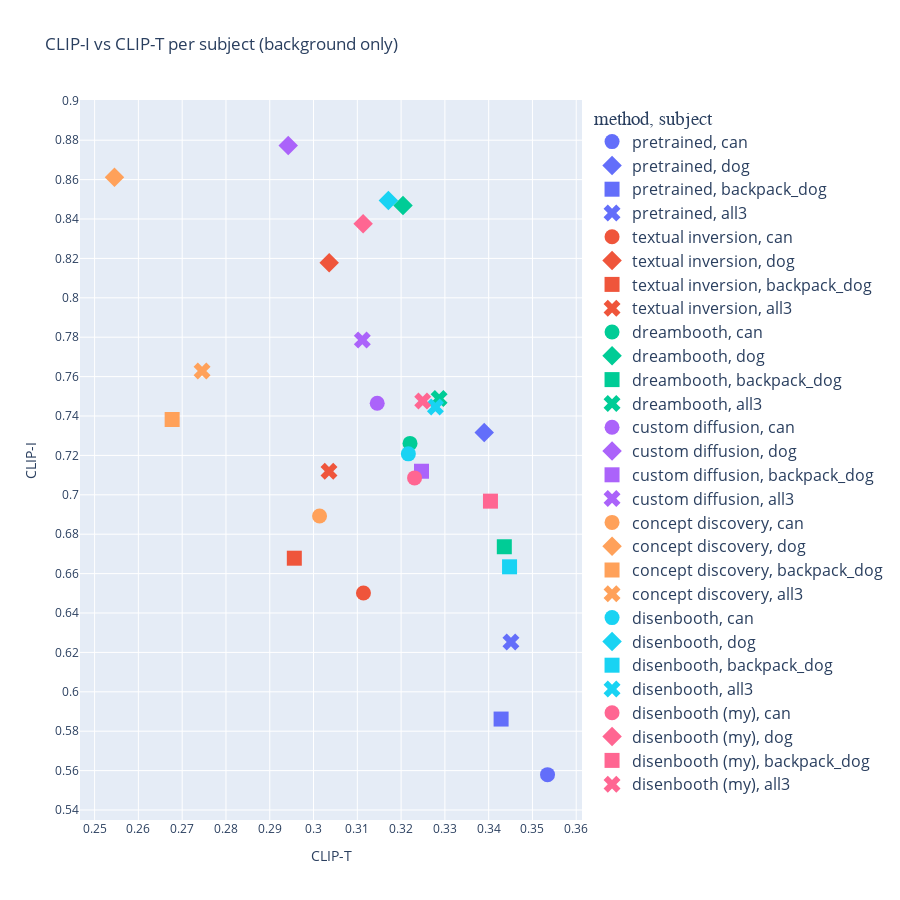

The cell this chart's notebook holds for it:
### Code cell
import plotly.express as px
import plotly.io as pio
from matplotlib import pyplot as plt
from matplotlib.pyplot import figure

figure(figsize=(4, 4), dpi=80)

dfc = df2[df2['name'] != 'real images']
fig = px.scatter(dfc, color='name', y='CLIP-I', x='CLIP-T', symbol='subject', title="CLIP-I vs CLIP-T per subject" + title_suffix,
                 labels={
                     "CLIP-I": "CLIP-I",
                     "CLIP-T": "CLIP-T",
                     "name": "method"
                 }, 
#                 error_y='error CLIP-I', 
#                 error_x='error CLIP-T',
                    width=900, height=900
)
fig.update_layout(showlegend=True, legend=dict(
    title_font_family='Courier New',
    font=dict(
        size=16
    )
))
fig.update_traces(marker=dict(size=15))

fig.update_yaxes(nticks=20)
fig.update_xaxes(nticks=20)

fig.show()

### Figure 1 — Plotly figure (JSON) as saved in the notebook; plotly's stock layout.template omitted (floating-point values rounded to 4 significant figures)
{"data": [{"hovertemplate": "method=pretrained<br>subject=can<br>CLIP-T=%{x}<br>CLIP-I=%{y}<extra></extra>", "legendgroup": "pretrained, can", "marker": {"color": "#636efa", "size": 15, "symbol": "circle"}, "mode": "markers", "name": "pretrained, can", "orientation": "v", "showlegend": true, "type": "scatter", "x": [0.3534], "xaxis": "x", "y": [0.558], "yaxis": "y"}, {"hovertemplate": "method=pretrained<br>subject=dog<br>CLIP-T=%{x}<br>CLIP-I=%{y}<extra></extra>", "legendgroup": "pretrained, dog", "marker": {"color": "#636efa", "size": 15, "symbol": "diamond"}, "mode": "markers", "name": "pretrained, dog", "orientation": "v", "showlegend": true, "type": "scatter", "x": [0.339], "xaxis": "x", "y": [0.7317], "yaxis": "y"}, {"hovertemplate": "method=pretrained<br>subject=backpack_dog<br>CLIP-T=%{x}<br>CLIP-I=%{y}<extra></extra>", "legendgroup": "pretrained, backpack_dog", "marker": {"color": "#636efa", "size": 15, "symbol": "square"}, "mode": "markers", "name": "pretrained, backpack_dog", "orientation": "v", "showlegend": true, "type": "scatter", "x": [0.3428], "xaxis": "x", "y": [0.5862], "yaxis": "y"}, {"hovertemplate": "method=pretrained<br>subject=all3<br>CLIP-T=%{x}<br>CLIP-I=%{y}<extra></extra>", "legendgroup": "pretrained, all3", "marker": {"color": "#636efa", "size": 15, "symbol": "x"}, "mode": "markers", "name": "pretrained, all3", "orientation": "v", "showlegend": true, "type": "scatter", "x": [0.3451], "xaxis": "x", "y": [0.6253], "yaxis": "y"}, {"hovertemplate": "method=textual inversion<br>subject=can<br>CLIP-T=%{x}<br>CLIP-I=%{y}<extra></extra>", "legendgroup": "textual inversion, can", "marker": {"color": "#EF553B", "size": 15, "symbol": "circle"}, "mode": "markers", "name": "textual inversion, can", "orientation": "v", "showlegend": true, "type": "scatter", "x": [0.3114], "xaxis": "x", "y": [0.6502], "yaxis": "y"}, {"hovertemplate": "method=textual inversion<br>subject=dog<br>CLIP-T=%{x}<br>CLIP-I=%{y}<extra></extra>", "legendgroup": "textual inversion, dog", "marker": {"color": "#EF553B", "size": 15, "symbol": "diamond"}, "mode": "markers", "name": "textual inversion, dog", "orientation": "v", "showlegend": true, "type": "scatter", "x": [0.3036], "xaxis": "x", "y": [0.8179], "yaxis": "y"}, {"hovertemplate": "method=textual inversion<br>subject=backpack_dog<br>CLIP-T=%{x}<br>CLIP-I=%{y}<extra></extra>", "legendgroup": "textual inversion, backpack_dog", "marker": {"color": "#EF553B", "size": 15, "symbol": "square"}, "mode": "markers", "name": "textual inversion, backpack_dog", "orientation": "v", "showlegend": true, "type": "scatter", "x": [0.2956], "xaxis": "x", "y": [0.6678], "yaxis": "y"}, {"hovertemplate": "method=textual inversion<br>subject=all3<br>CLIP-T=%{x}<br>CLIP-I=%{y}<extra></extra>", "legendgroup": "textual inversion, all3", "marker": {"color": "#EF553B", "size": 15, "symbol": "x"}, "mode": "markers", "name": "textual inversion, all3", "orientation": "v", "showlegend": true, "type": "scatter", "x": [0.3035], "xaxis": "x", "y": [0.7119], "yaxis": "y"}, {"hovertemplate": "method=dreambooth<br>subject=can<br>CLIP-T=%{x}<br>CLIP-I=%{y}<extra></extra>", "legendgroup": "dreambooth, can", "marker": {"color": "#00cc96", "size": 15, "symbol": "circle"}, "mode": "markers", "name": "dreambooth, can", "orientation": "v", "showlegend": true, "type": "scatter", "x": [0.322], "xaxis": "x", "y": [0.7261], "yaxis": "y"}, {"hovertemplate": "method=dreambooth<br>subject=dog<br>CLIP-T=%{x}<br>CLIP-I=%{y}<extra></extra>", "legendgroup": "dreambooth, dog", "marker": {"color": "#00cc96", "size": 15, "symbol": "diamond"}, "mode": "markers", "name": "dreambooth, dog", "orientation": "v", "showlegend": true, "type": "scatter", "x": [0.3204], "xaxis": "x", "y": [0.8469], "yaxis": "y"}, {"hovertemplate": "method=dreambooth<br>subject=backpack_dog<br>CLIP-T=%{x}<br>CLIP-I=%{y}<extra></extra>", "legendgroup": "dreambooth, backpack_dog", "marker": {"color": "#00cc96", "size": 15, "symbol": "square"}, "mode": "markers", "name": "dreambooth, backpack_dog", "orientation": "v", "showlegend": true, "type": "scatter", "x": [0.3436], "xaxis": "x", "y": [0.6736], "yaxis": "y"}, {"hovertemplate": "method=dreambooth<br>subject=all3<br>CLIP-T=%{x}<br>CLIP-I=%{y}<extra></extra>", "legendgroup": "dreambooth, all3", "marker": {"color": "#00cc96", "size": 15, "symbol": "x"}, "mode": "markers", "name": "dreambooth, all3", "orientation": "v", "showlegend": true, "type": "scatter", "x": [0.3287], "xaxis": "x", "y": [0.7489], "yaxis": "y"}, {"hovertemplate": "method=custom diffusion<br>subject=can<br>CLIP-T=%{x}<br>CLIP-I=%{y}<extra></extra>", "legendgroup": "custom diffusion, can", "marker": {"color": "#ab63fa", "size": 15, "symbol": "circle"}, "mode": "markers", "name": "custom diffusion, can", "orientation": "v", "showlegend": true, "type": "scatter", "x": [0.3145], "xaxis": "x", "y": [0.7465], "yaxis": "y"}, {"hovertemplate": "method=custom diffusion<br>subject=dog<br>CLIP-T=%{x}<br>CLIP-I=%{y}<extra></extra>", "legendgroup": "custom diffusion, dog", "marker": {"color": "#ab63fa", "size": 15, "symbol": "diamond"}, "mode": "markers", "name": "custom diffusion, dog", "orientation": "v", "showlegend": true, "type": "scatter", "x": [0.2942], "xaxis": "x", "y": [0.8774], "yaxis": "y"}, {"hovertemplate": "method=custom diffusion<br>subject=backpack_dog<br>CLIP-T=%{x}<br>CLIP-I=%{y}<extra></extra>", "legendgroup": "custom diffusion, backpack_dog", "marker": {"color": "#ab63fa", "size": 15, "symbol": "square"}, "mode": "markers", "name": "custom diffusion, backpack_dog", "orientation": "v", "showlegend": true, "type": "scatter", "x": [0.3247], "xaxis": "x", "y": [0.712], "yaxis": "y"}, {"hovertemplate": "method=custom diffusion<br>subject=all3<br>CLIP-T=%{x}<br>CLIP-I=%{y}<extra></extra>", "legendgroup": "custom diffusion, all3", "marker": {"color": "#ab63fa", "size": 15, "symbol": "x"}, "mode": "markers", "name": "custom diffusion, all3", "orientation": "v", "showlegend": true, "type": "scatter", "x": [0.3111], "xaxis": "x", "y": [0.7786], "yaxis": "y"}, {"hovertemplate": "method=concept discovery<br>subject=can<br>CLIP-T=%{x}<br>CLIP-I=%{y}<extra></extra>", "legendgroup": "concept discovery, can", "marker": {"color": "#FFA15A", "size": 15, "symbol": "circle"}, "mode": "markers", "name": "concept discovery, can", "orientation": "v", "showlegend": true, "type": "scatter", "x": [0.3014], "xaxis": "x", "y": [0.6893], "yaxis": "y"}, {"hovertemplate": "method=concept discovery<br>subject=dog<br>CLIP-T=%{x}<br>CLIP-I=%{y}<extra></extra>", "legendgroup": "concept discovery, dog", "marker": {"color": "#FFA15A", "size": 15, "symbol": "diamond"}, "mode": "markers", "name": "concept discovery, dog", "orientation": "v", "showlegend": true, "type": "scatter", "x": [0.2545], "xaxis": "x", "y": [0.8612], "yaxis": "y"}, {"hovertemplate": "method=concept discovery<br>subject=backpack_dog<br>CLIP-T=%{x}<br>CLIP-I=%{y}<extra></extra>", "legendgroup": "concept discovery, backpack_dog", "marker": {"color": "#FFA15A", "size": 15, "symbol": "square"}, "mode": "markers", "name": "concept discovery, backpack_dog", "orientation": "v", "showlegend": true, "type": "scatter", "x": [0.2677], "xaxis": "x", "y": [0.7382], "yaxis": "y"}, {"hovertemplate": "method=concept discovery<br>subject=all3<br>CLIP-T=%{x}<br>CLIP-I=%{y}<extra></extra>", "legendgroup": "concept discovery, all3", "marker": {"color": "#FFA15A", "size": 15, "symbol": "x"}, "mode": "markers", "name": "concept discovery, all3", "orientation": "v", "showlegend": true, "type": "scatter", "x": [0.2745], "xaxis": "x", "y": [0.7629], "yaxis": "y"}, {"hovertemplate": "method=disenbooth<br>subject=can<br>CLIP-T=%{x}<br>CLIP-I=%{y}<extra></extra>", "legendgroup": "disenbooth, can", "marker": {"color": "#19d3f3", "size": 15, "symbol": "circle"}, "mode": "markers", "name": "disenbooth, can", "orientation": "v", "showlegend": true, "type": "scatter", "x": [0.3217], "xaxis": "x", "y": [0.7208], "yaxis": "y"}, {"hovertemplate": "method=disenbooth<br>subject=dog<br>CLIP-T=%{x}<br>CLIP-I=%{y}<extra></extra>", "legendgroup": "disenbooth, dog", "marker": {"color": "#19d3f3", "size": 15, "symbol": "diamond"}, "mode": "markers", "name": "disenbooth, dog", "orientation": "v", "showlegend": true, "type": "scatter", "x": [0.3171], "xaxis": "x", "y": [0.8494], "yaxis": "y"}, {"hovertemplate": "method=disenbooth<br>subject=backpack_dog<br>CLIP-T=%{x}<br>CLIP-I=%{y}<extra></extra>", "legendgroup": "disenbooth, backpack_dog", "marker": {"color": "#19d3f3", "size": 15, "symbol": "square"}, "mode": "markers", "name": "disenbooth, backpack_dog", "orientation": "v", "showlegend": true, "type": "scatter", "x": [0.3448], "xaxis": "x", "y": [0.6635], "yaxis": "y"}, {"hovertemplate": "method=disenbooth<br>subject=all3<br>CLIP-T=%{x}<br>CLIP-I=%{y}<extra></extra>", "legendgroup": "disenbooth, all3", "marker": {"color": "#19d3f3", "size": 15, "symbol": "x"}, "mode": "markers", "name": "disenbooth, all3", "orientation": "v", "showlegend": true, "type": "scatter", "x": [0.3278], "xaxis": "x", "y": [0.7445], "yaxis": "y"}, {"hovertemplate": "method=disenbooth (my)<br>subject=can<br>CLIP-T=%{x}<br>CLIP-I=%{y}<extra></extra>", "legendgroup": "disenbooth (my), can", "marker": {"color": "#FF6692", "size": 15, "symbol": "circle"}, "mode": "markers", "name": "disenbooth (my), can", "orientation": "v", "showlegend": true, "type": "scatter", "x": [0.3231], "xaxis": "x", "y": [0.7086], "yaxis": "y"}, {"hovertemplate": "method=disenbooth (my)<br>subject=dog<br>CLIP-T=%{x}<br>CLIP-I=%{y}<extra></extra>", "legendgroup": "disenbooth (my), dog", "marker": {"color": "#FF6692", "size": 15, "symbol": "diamond"}, "mode": "markers", "name": "disenbooth (my), dog", "orientation": "v", "showlegend": true, "type": "scatter", "x": [0.3113], "xaxis": "x", "y": [0.8376], "yaxis": "y"}, {"hovertemplate": "method=disenbooth (my)<br>subject=backpack_dog<br>CLIP-T=%{x}<br>CLIP-I=%{y}<extra></extra>", "legendgroup": "disenbooth (my), backpack_dog", "marker": {"color": "#FF6692", "size": 15, "symbol": "square"}, "mode": "markers", "name": "disenbooth (my), backpack_dog", "orientation": "v", "showlegend": true, "type": "scatter", "x": [0.3404], "xaxis": "x", "y": [0.6968], "yaxis": "y"}, {"hovertemplate": "method=disenbooth (my)<br>subject=all3<br>CLIP-T=%{x}<br>CLIP-I=%{y}<extra></extra>", "legendgroup": "disenbooth (my), all3", "marker": {"color": "#FF6692", "size": 15, "symbol": "x"}, "mode": "markers", "name": "disenbooth (my), all3", "orientation": "v", "showlegend": true, "type": "scatter", "x": [0.3249], "xaxis": "x", "y": [0.7477], "yaxis": "y"}], "layout": {"height": 900, "legend": {"font": {"size": 16}, "title": {"font": {"family": "Courier New"}, "text": "method, subject"}, "tracegroupgap": 0}, "showlegend": true, "title": {"text": "CLIP-I vs CLIP-T per subject (background only)"}, "width": 900, "xaxis": {"anchor": "y", "autorange": true, "domain": [0, 1], "nticks": 20, "range": [0.2467, 0.3613], "title": {"text": "CLIP-T"}, "type": "linear"}, "yaxis": {"anchor": "x", "autorange": true, "domain": [0, 1], "nticks": 20, "range": [0.5349, 0.9004], "title": {"text": "CLIP-I"}, "type": "linear"}}}
